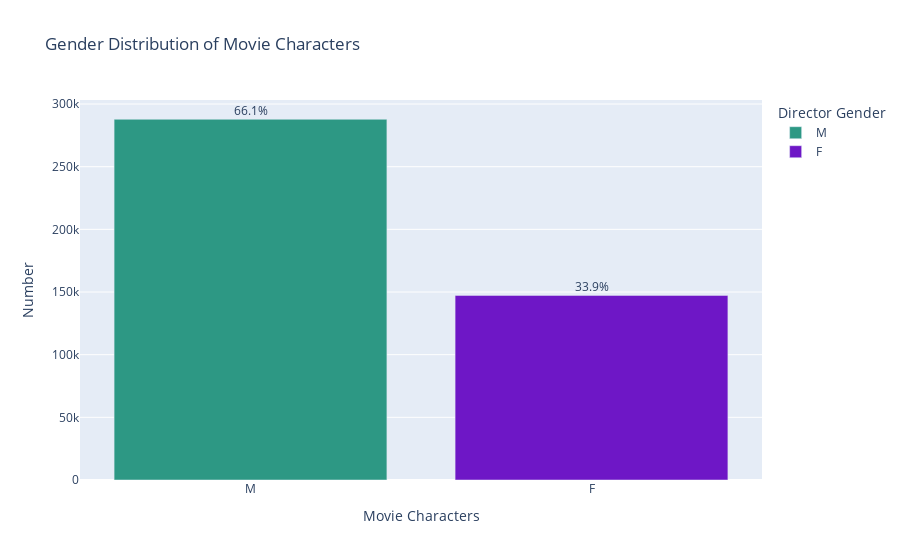

The cell this chart's notebook holds for it:
### Markdown cell above
### 1) Overview

### Code cell
# plot the distribution of genders amongst movie characters
plot_gender_distribution(movies_complete_df, 'actor_genders')

### Figure 1 — Plotly figure (JSON) as saved in the notebook; plotly's stock layout.template omitted (floating-point values rounded to 4 significant figures)
{"data": [{"alignmentgroup": "True", "hovertemplate": "Gender: %{x}<br>Number : %{y}<br>", "legendgroup": "M", "marker": {"color": "#2D9884", "pattern": {"shape": ""}}, "name": "M", "offsetgroup": "M", "orientation": "v", "showlegend": true, "textposition": "auto", "type": "bar", "x": ["M"], "xaxis": "x", "y": [287838], "yaxis": "y"}, {"alignmentgroup": "True", "hovertemplate": "Gender: %{x}<br>Number : %{y}<br>", "legendgroup": "F", "marker": {"color": "#6E17C6", "pattern": {"shape": ""}}, "name": "F", "offsetgroup": "F", "orientation": "v", "showlegend": true, "textposition": "auto", "type": "bar", "x": ["F"], "xaxis": "x", "y": [147314], "yaxis": "y"}], "layout": {"annotations": [{"align": "center", "font": {"size": 12}, "showarrow": false, "text": "66.1%", "valign": "bottom", "x": 0, "y": 294838}, {"align": "center", "font": {"size": 12}, "showarrow": false, "text": "33.9%", "valign": "bottom", "x": 1, "y": 154314}], "barmode": "relative", "legend": {"title": {"text": "Director Gender"}, "tracegroupgap": 0}, "title": {"text": "Gender Distribution of Movie Characters"}, "xaxis": {"anchor": "y", "domain": [0, 1], "title": {"text": "Movie Characters"}}, "yaxis": {"anchor": "x", "domain": [0, 1], "title": {"text": "Number"}}}}
